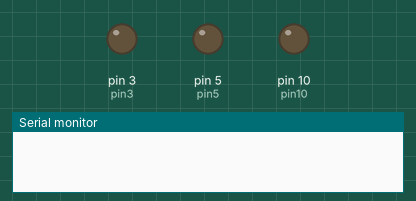
This sketch was run on a simulated Arduino Uno, built with avr-gcc and run on an emulated ATmega328P. Shown: output pins drawn as LEDs (lit = HIGH), the last lines printed to the serial monitor.

Above: at 0.05 s.
At 9.96 s:
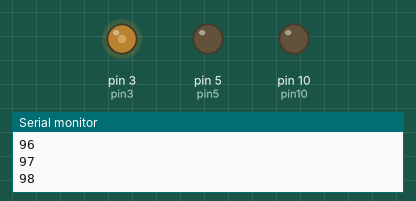
At 19.98 s:
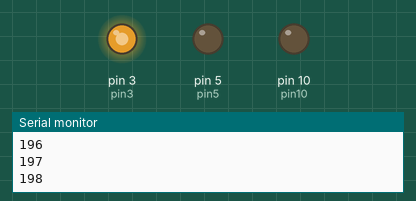
At 39.93 s:
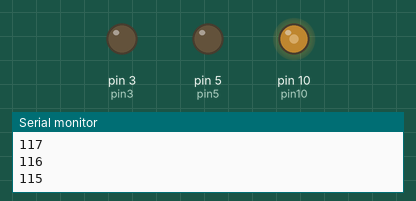
Timing chart, 0 to 40.0 s (numbered marks = the images above):
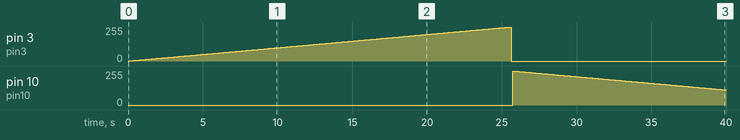

The sketch:

Flipper.ino
```cpp
int pin3=3;
int pin10=10;
int pin5=5;
int i;
int j;
void setup() {
  // put your setup code here, to run once:
pinMode(pin3, OUTPUT);
pinMode(pin10, OUTPUT);
pinMode(pin5, OUTPUT);
Serial.begin(9600);
}

void loop() {
  // put your main code here, to run repeatedly:
for(i=0;i<=256;i++){
  analogWrite(pin3, i);
  delay(100);
  Serial.println(i);
}
for(j=255;j>=0;j--){
  analogWrite(pin10, j);
  delay(100);
  Serial.println(j);
}
delay(1000);
}
```

Measured:
- by itself, pin 3 (pin3): rises from 0/255 to 255/255 in 25.4 s, then falls to 0/255 in 0.10 s
- by itself, pin 10 (pin10): 0/255 → 255/255 at 25.7 s, → 254/255 0.10 s later, → 253/255 0.10 s later, → 252/255 0.10 s later, … (143 changes in this stretch)
